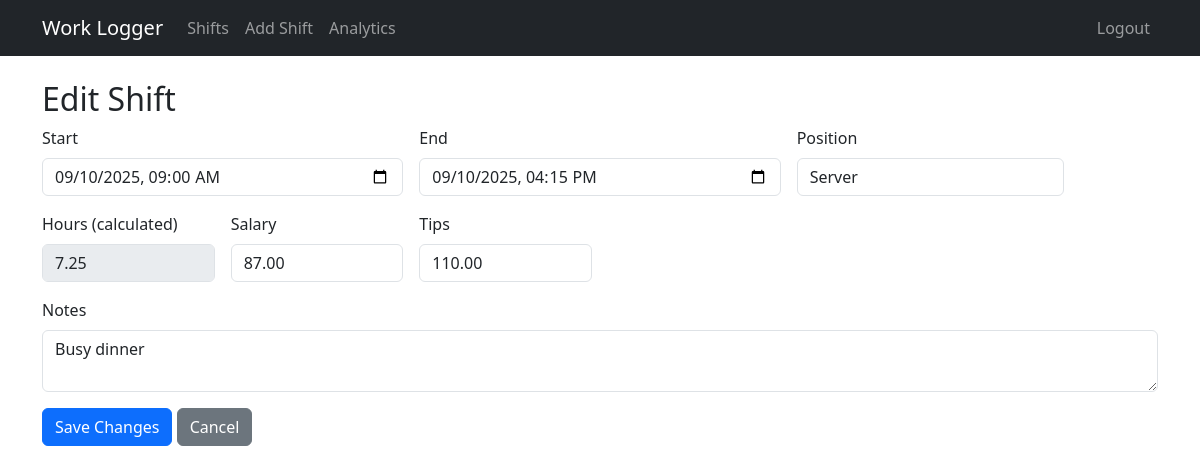
The app's page /shift/4/edit (signed in) with its own data.
### app.py (models this page shows, shortened)
class Shift(db.Model):
    id = db.Column(db.Integer, primary_key=True)
    date = db.Column(db.Date, nullable=False, index=True)
    position = db.Column(db.String(80), nullable=False)
    hours = db.Column(db.Float, nullable=False)
    hourly_rate = db.Column(db.Float, nullable=False)
    tips = db.Column(db.Float, nullable=False, default=0.0)
    notes = db.Column(db.Text, nullable=True)
    user_id = db.Column(db.Integer, db.ForeignKey('user.id'), index=True, nullable=True)
    user = db.relationship('User', backref=db.backref('shifts', lazy=True))
    start_dt = db.Column(db.DateTime, nullable=True)
    end_dt = db.Column(db.DateTime, nullable=True)
    @property
    def wages(self) -> float:
        return round((self.hours or 0.0) * (self.hourly_rate or 0.0), 2)

### app.py (the view, shortened to what this page needs)
@app.route("/shift/<int:shift_id>/edit", methods=["GET", "POST"])
@login_required
def edit_shift(shift_id: int):
    shift = Shift.query.filter_by(id=shift_id, user_id=current_user.id).first_or_404()
    positions = get_unique_positions()
    return render_template("add_edit.html", shift=shift, positions=positions)

### app.py (called while the page is built)
def get_unique_positions() -> list[str]:
    query = db.session.query(Shift.position)
    if current_user.is_authenticated:
        query = query.filter(Shift.user_id == current_user.id)
    rows = query.distinct().order_by(Shift.position.asc()).all()
    return [r[0] for r in rows]

@login_manager.user_loader
def load_user(user_id: str):
    return db.session.get(User, int(user_id))

### templates/add_edit.html (shortened to what this page needs)
{% extends 'base.html' %}
{% block content %}
<h2>{{ 'Edit Shift' if shift else 'Add Shift' }}</h2>
<form method="post" class="row g-3">
  <div class="col-md-4">
    <label class="form-label">Start</label>
    <input type="datetime-local" name="start_dt" class="form-control" value="{{ (shift.start_dt.strftime('%Y-%m-%dT%H:%M') if shift and shift.start_dt else '') }}" required>
  </div>
  <div class="col-md-4">
    <label class="form-label">End</label>
    <input type="datetime-local" name="end_dt" class="form-control" value="{{ (shift.end_dt.strftime('%Y-%m-%dT%H:%M') if shift and shift.end_dt else '') }}" required>
  </div>
  <div class="col-md-3">
    <label class="form-label">Position</label>
    <input list="positions" name="position" class="form-control" value="{{ shift.position if shift else '' }}" placeholder="e.g. Server, Bartender" required>
  </div>
  <div class="col-md-2">
    <label class="form-label">Hours (calculated)</label>
    <input type="text" class="form-control" value="{{ '%.2f' % shift.hours if shift else '' }}" disabled>
  </div>
  <div class="col-md-2">
    <label class="form-label">Salary</label>
    <input type="number" step="0.01" name="total_salary" class="form-control" value="{{ '%.2f' % shift.wages if shift else '' }}" required>
  </div>
  <div class="col-md-2">
    <label class="form-label">Tips</label>
    <input type="number" step="0.01" name="tips" class="form-control" value="{{ '%.2f' % shift.tips if shift else '0.00' }}">
  </div>
  <div class="col-12">
    <label class="form-label">Notes</label>
    <textarea name="notes" class="form-control" rows="2" placeholder="Optional">{{ shift.notes if shift else '' }}</textarea>
  </div>
  <div class="col-12">
    <button type="submit" class="btn btn-primary">{{ 'Save Changes' if shift else 'Add Shift' }}</button>
    <a href="{{ url_for('index') }}" class="btn btn-secondary">Cancel</a>
  </div>
</form>
{% endblock %}

### records on screen
Shift: start_dt "09/10/2025 09:00", end_dt "09/10/2025 16:15", position "Server", hours "7.25", total_salary "87.00", tips "110.00", notes "Busy dinner"

### other values on screen
{{ 'Edit Shift' if shift else 'Add Shift' }} "Edit Shift"
{{ 'Save Changes' if shift else 'Add Shift' }} "Save Changes"
